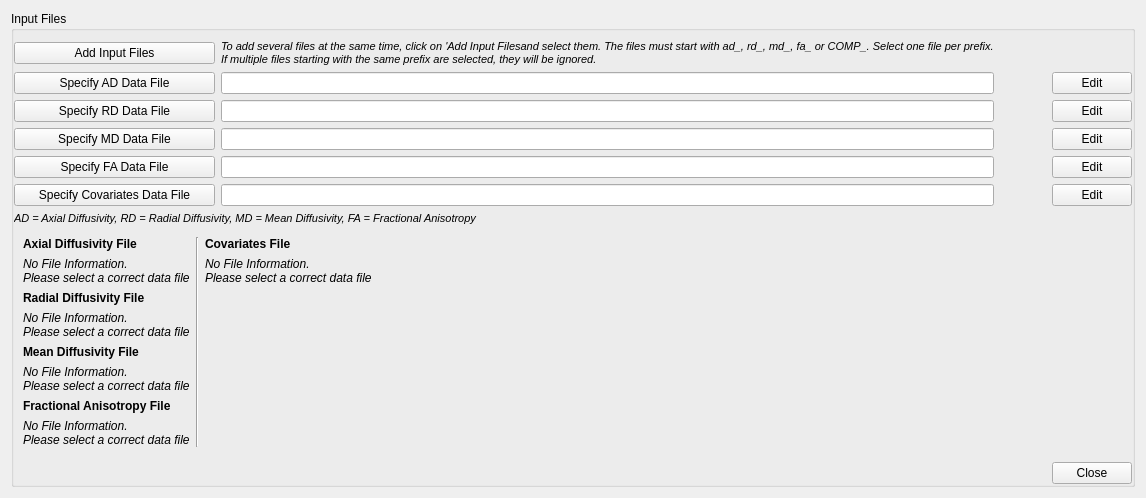
      <widget class="QWidget" name="inputTab">
       <property name="sizePolicy">
        <sizepolicy hsizetype="Fixed" vsizetype="Fixed">
         <horstretch>0</horstretch>
         <verstretch>0</verstretch>
        </sizepolicy>
       </property>
       <attribute name="title">
        <string>Inputs</string>
       </attribute>
       <layout class="QGridLayout" name="gridLayout_2">
        <item row="0" column="0" colspan="2">
         <widget class="QGroupBox" name="inputTab_inputFiles_groupBox">
          <property name="sizePolicy">
           <sizepolicy hsizetype="Preferred" vsizetype="Preferred">
            <horstretch>0</horstretch>
            <verstretch>0</verstretch>
           </sizepolicy>
          </property>
          <property name="title">
           <string>Input Files</string>
          </property>
          <layout class="QGridLayout" name="gridLayout_4">
           <property name="leftMargin">
            <number>0</number>
           </property>
           <property name="rightMargin">
            <number>0</number>
           </property>
           <property name="bottomMargin">
            <number>0</number>
           </property>
           <item row="3" column="6">
            <widget class="QPushButton" name="inputTab_editRDFile_pushButton">
             <property name="sizePolicy">
              <sizepolicy hsizetype="Fixed" vsizetype="Fixed">
               <horstretch>0</horstretch>
               <verstretch>0</verstretch>
              </sizepolicy>
             </property>
             <property name="text">
              <string>Edit</string>
             </property>
            </widget>
           </item>
           <item row="6" column="1" colspan="3">
            <widget class="QLineEdit" name="para_inputTab_faFile_lineEdit">
             <property name="sizePolicy">
              <sizepolicy hsizetype="Expanding" vsizetype="Fixed">
               <horstretch>0</horstretch>
               <verstretch>0</verstretch>
              </sizepolicy>
             </property>
            </widget>
           </item>
           <item row="0" column="0">
            <widget class="QPushButton" name="inputTab_addMultipleInputFiles_pushButton">
             <property name="sizePolicy">
              <sizepolicy hsizetype="Fixed" vsizetype="Fixed">
               <horstretch>0</horstretch>
               <verstretch>0</verstretch>
              </sizepolicy>
             </property>
             <property name="minimumSize">
              <size>
               <width>201</width>
               <height>0</height>
              </size>
             </property>
             <property name="text">
              <string>Add Input Files</string>
             </property>
            </widget>
           </item>
           <item row="12" column="6">
            <widget class="QPushButton" name="inputTab_close_pushButton">
             <property name="sizePolicy">
              <sizepolicy hsizetype="Fixed" vsizetype="Fixed">
               <horstretch>0</horstretch>
               <verstretch>0</verstretch>
              </sizepolicy>
             </property>
             <property name="layoutDirection">
              <enum>Qt::LeftToRight</enum>
             </property>
             <property name="text">
              <string>Close</string>
             </property>
             <property name="autoDefault">
              <bool>false</bool>
             </property>
             <property name="default">
              <bool>false</bool>
             </property>
             <property name="flat">
              <bool>false</bool>
             </property>
            </widget>
           </item>
           <item row="8" column="0">
            <widget class="QPushButton" name="inputTab_addCovariateFile_pushButton">
             <property name="sizePolicy">
              <sizepolicy hsizetype="Fixed" vsizetype="Fixed">
               <horstretch>0</horstretch>
               <verstretch>0</verstretch>
              </sizepolicy>
             </property>
             <property name="minimumSize">
              <size>
               <width>201</width>
               <height>0</height>
              </size>
             </property>
             <property name="baseSize">
              <size>
               <width>0</width>
               <height>0</height>
              </size>
             </property>
             <property name="text">
              <string>Specify Covariates Data File</string>
             </property>
            </widget>
           </item>
           <item row="5" column="1" colspan="3">
            <widget class="QLineEdit" name="para_inputTab_mdFile_lineEdit">
             <property name="sizePolicy">
              <sizepolicy hsizetype="Expanding" vsizetype="Fixed">
               <horstretch>0</horstretch>
               <verstretch>0</verstretch>
              </sizepolicy>
             </property>
            </widget>
           </item>
           <item row="1" column="6">
            <widget class="QPushButton" name="inputTab_editADFile_pushButton">
             <property name="sizePolicy">
              <sizepolicy hsizetype="Fixed" vsizetype="Fixed">
               <horstretch>0</horstretch>
               <verstretch>0</verstretch>
              </sizepolicy>
             </property>
             <property name="text">
              <string>Edit</string>
             </property>
            </widget>
           </item>
           <item row="6" column="0">
            <widget class="QPushButton" name="inputTab_addFAFile_pushButton">
             <property name="sizePolicy">
              <sizepolicy hsizetype="Fixed" vsizetype="Fixed">
               <horstretch>0</horstretch>
               <verstretch>0</verstretch>
              </sizepolicy>
             </property>
             <property name="minimumSize">
              <size>
               <width>201</width>
               <height>0</height>
              </size>
             </property>
             <property name="text">
              <string>Specify FA Data File</string>
             </property>
            </widget>
           </item>
           <item row="3" column="0">
            <widget class="QPushButton" name="inputTab_addRDFile_pushButton">
             <property name="sizePolicy">
              <sizepolicy hsizetype="Fixed" vsizetype="Fixed">
               <horstretch>0</horstretch>
               <verstretch>0</verstretch>
              </sizepolicy>
             </property>
             <property name="minimumSize">
              <size>
               <width>201</width>
               <height>0</height>
              </size>
             </property>
             <property name="text">
              <string>Specify RD Data File</string>
             </property>
            </widget>
           </item>
           <item row="0" column="1" colspan="3">
            <widget class="QLabel" name="inputTab_addMultipleInputFilesInfo_label">
             <property name="sizePolicy">
              <sizepolicy hsizetype="Preferred" vsizetype="Fixed">
               <horstretch>0</horstretch>
               <verstretch>0</verstretch>
              </sizepolicy>
             </property>
             <property name="text">
              <string>&lt;html&gt;&lt;head/&gt;&lt;body&gt;&lt;p&gt;&lt;span style=&quot; font-size:8pt;&quot;&gt;&lt;i&gt;To add several files at the same time, click on 'Add Input Filesand select them. The files must start with ad_, rd_, md_, fa_ or COMP_. Select one file per prefix.&lt;br/&gt;If multiple files starting with the same prefix are selected, they will be ignored.&lt;/i&gt;&lt;/span&gt;&lt;/p&gt;&lt;/body&gt;&lt;/html&gt;</string>
             </property>
            </widget>
           </item>
           <item row="8" column="1" colspan="3">
            <widget class="QLineEdit" name="para_inputTab_covariateFile_lineEdit">
             <property name="sizePolicy">
              <sizepolicy hsizetype="Expanding" vsizetype="Fixed">
               <horstretch>0</horstretch>
               <verstretch>0</verstretch>
              </sizepolicy>
             </property>
             <property name="text">
              <string/>
             </property>
            </widget>
           </item>
           <item row="1" column="0">
            <widget class="QPushButton" name="inputTab_addADFile_pushButton">
             <property name="sizePolicy">
              <sizepolicy hsizetype="Fixed" vsizetype="Fixed">
               <horstretch>0</horstretch>
               <verstretch>0</verstretch>
              </sizepolicy>
             </property>
             <property name="minimumSize">
              <size>
               <width>201</width>
               <height>0</height>
              </size>
             </property>
             <property name="text">
              <string>Specify AD Data File</string>
             </property>
            </widget>
           </item>
           <item row="3" column="1" colspan="3">
            <widget class="QLineEdit" name="para_inputTab_rdFile_lineEdit">
             <property name="sizePolicy">
              <sizepolicy hsizetype="Expanding" vsizetype="Fixed">
               <horstretch>0</horstretch>
               <verstretch>0</verstretch>
              </sizepolicy>
             </property>
            </widget>
           </item>
           <item row="1" column="1" colspan="3">
            <widget class="QLineEdit" name="para_inputTab_adFile_lineEdit">
             <property name="sizePolicy">
              <sizepolicy hsizetype="Expanding" vsizetype="Fixed">
               <horstretch>0</horstretch>
               <verstretch>0</verstretch>
              </sizepolicy>
             </property>
            </widget>
           </item>
           <item row="1" column="5">
            <widget class="QLabel" name="inputTab_iconADFile_label">
             <property name="sizePolicy">
              <sizepolicy hsizetype="Fixed" vsizetype="Preferred">
               <horstretch>0</horstretch>
               <verstretch>0</verstretch>
              </sizepolicy>
             </property>
             <property name="minimumSize">
              <size>
               <width>20</width>
               <height>0</height>
              </size>
             </property>
             <property name="text">
              <string/>
             </property>
            </widget>
           </item>
           <item row="3" column="5">
            <widget class="QLabel" name="inputTab_iconRDFile_label">
             <property name="sizePolicy">
              <sizepolicy hsizetype="Fixed" vsizetype="Preferred">
               <horstretch>0</horstretch>
               <verstretch>0</verstretch>
              </sizepolicy>
             </property>
             <property name="minimumSize">
              <size>
               <width>20</width>
               <height>0</height>
              </size>
             </property>
             <property name="text">
              <string/>
             </property>
            </widget>
           </item>
           <item row="6" column="6">
            <widget class="QPushButton" name="inputTab_editFAFile_pushButton">
             <property name="sizePolicy">
              <sizepolicy hsizetype="Fixed" vsizetype="Fixed">
               <horstretch>0</horstretch>
               <verstretch>0</verstretch>
              </sizepolicy>
             </property>
             <property name="text">
              <string>Edit</string>
             </property>
            </widget>
           </item>
           <item row="5" column="5">
            <widget class="QLabel" name="inputTab_iconMDFile_label">
             <property name="sizePolicy">
              <sizepolicy hsizetype="Fixed" vsizetype="Preferred">
               <horstretch>0</horstretch>
               <verstretch>0</verstretch>
              </sizepolicy>
             </property>
             <property name="minimumSize">
              <size>
               <width>20</width>
               <height>0</height>
              </size>
             </property>
             <property name="text">
              <string/>
             </property>
            </widget>
           </item>
           <item row="5" column="6">
            <widget class="QPushButton" name="inputTab_editMDFile_pushButton">
             <property name="sizePolicy">
              <sizepolicy hsizetype="Fixed" vsizetype="Fixed">
               <horstretch>0</horstretch>
               <verstretch>0</verstretch>
              </sizepolicy>
             </property>
             <property name="text">
              <string>Edit</string>
             </property>
            </widget>
           </item>
           <item row="8" column="6">
            <widget class="QPushButton" name="inputTab_editCovariateFile_pushButton">
             <property name="sizePolicy">
              <sizepolicy hsizetype="Fixed" vsizetype="Fixed">
               <horstretch>0</horstretch>
               <verstretch>0</verstretch>
              </sizepolicy>
             </property>
             <property name="text">
              <string>Edit</string>
             </property>
            </widget>
           </item>
           <item row="10" column="0" colspan="3">
            <widget class="QLabel" name="inputTab_prefixMeaning_label">
             <property name="sizePolicy">
              <sizepolicy hsizetype="Preferred" vsizetype="Fixed">
               <horstretch>0</horstretch>
               <verstretch>0</verstretch>
              </sizepolicy>
             </property>
             <property name="text">
              <string>&lt;html&gt;&lt;head/&gt;&lt;body&gt;&lt;p&gt;&lt;span style=&quot; font-size:8pt; font-style:italic;&quot;&gt;AD = Axial Diffusivity, RD = Radial Diffusivity, MD = Mean Diffusivity, FA = Fractional Anisotropy&lt;/span&gt;&lt;/p&gt;&lt;/body&gt;&lt;/html&gt;</string>
             </property>
            </widget>
           </item>
           <item row="8" column="4">
            <widget class="QLabel" name="inputTab_subjectColumnID_label">
             <property name="sizePolicy">
              <sizepolicy hsizetype="Fixed" vsizetype="Fixed">
               <horstretch>0</horstretch>
               <verstretch>0</verstretch>
              </sizepolicy>
             </property>
             <property name="minimumSize">
              <size>
               <width>20</width>
               <height>0</height>
              </size>
             </property>
             <property name="text">
              <string/>
             </property>
            </widget>
           </item>
           <item row="8" column="5">
            <widget class="QLabel" name="inputTab_iconCovariateFile_label">
             <property name="sizePolicy">
              <sizepolicy hsizetype="Fixed" vsizetype="Preferred">
               <horstretch>0</horstretch>
               <verstretch>0</verstretch>
              </sizepolicy>
             </property>
             <property name="minimumSize">
              <size>
               <width>20</width>
               <height>0</height>
              </size>
             </property>
             <property name="text">
              <string/>
             </property>
            </widget>
           </item>
           <item row="5" column="0">
            <widget class="QPushButton" name="inputTab_addMDFile_pushButton">
             <property name="sizePolicy">
              <sizepolicy hsizetype="Fixed" vsizetype="Fixed">
               <horstretch>0</horstretch>
               <verstretch>0</verstretch>
              </sizepolicy>
             </property>
             <property name="minimumSize">
              <size>
               <width>201</width>
               <height>0</height>
              </size>
             </property>
             <property name="text">
              <string>Specify MD Data File</string>
             </property>
            </widget>
           </item>
           <item row="6" column="5">
            <widget class="QLabel" name="inputTab_iconFAFile_label">
             <property name="sizePolicy">
              <sizepolicy hsizetype="Fixed" vsizetype="Preferred">
               <horstretch>0</horstretch>
               <verstretch>0</verstretch>
              </sizepolicy>
             </property>
             <property name="minimumSize">
              <size>
               <width>20</width>
               <height>0</height>
              </size>
             </property>
             <property name="text">
              <string/>
             </property>
            </widget>
           </item>
           <item row="11" column="0" colspan="7">
            <widget class="QWidget" name="inputTab_fileInfo_widget" native="true">
             <property name="sizePolicy">
              <sizepolicy hsizetype="Fixed" vsizetype="Preferred">
               <horstretch>0</horstretch>
               <verstretch>0</verstretch>
              </sizepolicy>
             </property>
             <layout class="QGridLayout" name="gridLayout_8">
              <property name="topMargin">
               <number>6</number>
              </property>
              <item row="7" column="1" rowspan="2">
               <widget class="QLabel" name="inputTab_mdFileInfo_label">
                <property name="text">
                 <string>&lt;i&gt;No File Information.&lt;br&gt;Please select a correct data file&lt;/i&gt;</string>
                </property>
                <property name="alignment">
                 <set>Qt::AlignLeading|Qt::AlignLeft|Qt::AlignTop</set>
                </property>
               </widget>
              </item>
              <item row="6" column="1">
               <widget class="QLabel" name="inputTab_mdFileInfoHeader_label">
                <property name="sizePolicy">
                 <sizepolicy hsizetype="Preferred" vsizetype="Fixed">
                  <horstretch>0</horstretch>
                  <verstretch>0</verstretch>
                 </sizepolicy>
                </property>
                <property name="text">
                 <string>&lt;span style=&quot; font-weight:600;&quot;&gt;Mean Diffusivity File&lt;/span&gt;</string>
                </property>
               </widget>
              </item>
              <item row="0" column="3">
               <widget class="QLabel" name="inputTab_covariateFileInfoHeader_label">
                <property name="sizePolicy">
                 <sizepolicy hsizetype="Preferred" vsizetype="Fixed">
                  <horstretch>0</horstretch>
                  <verstretch>0</verstretch>
                 </sizepolicy>
                </property>
                <property name="text">
                 <string>&lt;span style=&quot; font-weight:600;&quot;&gt;Covariates File&lt;/span&gt;</string>
                </property>
               </widget>
              </item>
              <item row="1" column="1" rowspan="2">
               <widget class="QLabel" name="inputTab_adFileInfo_label">
                <property name="sizePolicy">
                 <sizepolicy hsizetype="Preferred" vsizetype="Preferred">
                  <horstretch>0</horstretch>
                  <verstretch>0</verstretch>
                 </sizepolicy>
                </property>
                <property name="text">
                 <string>&lt;i&gt;No File Information.&lt;br&gt;Please select a correct data file&lt;/i&gt;</string>
                </property>
                <property name="alignment">
                 <set>Qt::AlignLeading|Qt::AlignLeft|Qt::AlignTop</set>
                </property>
               </widget>
              </item>
              <item row="0" column="1">
               <widget class="QLabel" name="inputTab_adFileInfoHeader_label">
                <property name="sizePolicy">
                 <sizepolicy hsizetype="Preferred" vsizetype="Fixed">
                  <horstretch>0</horstretch>
                  <verstretch>0</verstretch>
                 </sizepolicy>
                </property>
                <property name="text">
                 <string>&lt;span style=&quot; font-weight:600;&quot;&gt;Axial Diffusivity File&lt;/span&gt;</string>
                </property>
               </widget>
              </item>
              <item row="0" column="2" rowspan="14">
               <widget class="Line" name="inputTab_line">
                <property name="orientation">
                 <enum>Qt::Vertical</enum>
                </property>
               </widget>
              </item>
              <item row="3" column="1">
               <widget class="QLabel" name="inputTab_rdFileInfoHeader_label">
                <property name="sizePolicy">
                 <sizepolicy hsizetype="Preferred" vsizetype="Fixed">
                  <horstretch>0</horstretch>
                  <verstretch>0</verstretch>
                 </sizepolicy>
                </property>
                <property name="text">
                 <string>&lt;span style=&quot; font-weight:600;&quot;&gt;Radial Diffusivity File&lt;/span&gt;</string>
                </property>
               </widget>
              </item>
              <item row="4" column="1" rowspan="2">
               <widget class="QLabel" name="inputTab_rdFileInfo_label">
                <property name="text">
                 <string>&lt;i&gt;No File Information.&lt;br&gt;Please select a correct data file&lt;/i&gt;</string>
                </property>
                <property name="alignment">
                 <set>Qt::AlignLeading|Qt::AlignLeft|Qt::AlignTop</set>
                </property>
               </widget>
              </item>
              <item row="9" column="1">
               <widget class="QLabel" name="inputTab_faFileInfoHeader_label">
                <property name="sizePolicy">
                 <sizepolicy hsizetype="Preferred" vsizetype="Fixed">
                  <horstretch>0</horstretch>
                  <verstretch>0</verstretch>
                 </sizepolicy>
                </property>
                <property name="text">
                 <string>&lt;span style=&quot; font-weight:600;&quot;&gt;Fractional Anisotropy File&lt;/span&gt;</string>
                </property>
               </widget>
              </item>
              <item row="10" column="1" rowspan="4">
               <widget class="QLabel" name="inputTab_faFileInfo_label">
                <property name="text">
                 <string>&lt;i&gt;No File Information.&lt;br&gt;Please select a correct data file&lt;/i&gt;</string>
                </property>
                <property name="alignment">
                 <set>Qt::AlignLeading|Qt::AlignLeft|Qt::AlignTop</set>
                </property>
               </widget>
              </item>
              <item row="1" column="3" rowspan="13">
               <widget class="QLabel" name="inputTab_covariateFileInfo_label">
                <property name="text">
                 <string>&lt;i&gt;No File Information.&lt;br&gt;Please select a correct data file&lt;/i&gt;</string>
                </property>
                <property name="alignment">
                 <set>Qt::AlignLeading|Qt::AlignLeft|Qt::AlignTop</set>
                </property>
               </widget>
              </item>
             </layout>
            </widget>
           </item>
          </layout>
         </widget>
        </item>
       </layout>
      </widget>
